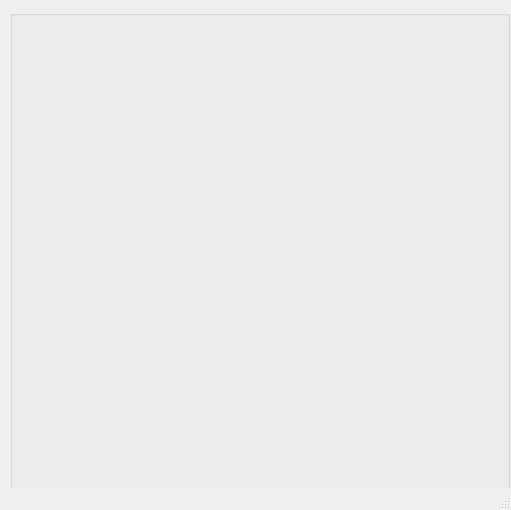
<?xml version="1.0" encoding="UTF-8"?>
<ui version="4.0">
 <class>MainWindow</class>
 <widget class="QMainWindow" name="MainWindow">
  <property name="geometry">
   <rect>
    <x>0</x>
    <y>0</y>
    <width>511</width>
    <height>510</height>
   </rect>
  </property>
  <property name="windowTitle">
   <string>MainWindow</string>
  </property>
  <widget class="QWidget" name="centralwidget">
   <widget class="QGroupBox" name="groupBox">
    <property name="geometry">
     <rect>
      <x>10</x>
      <y>10</y>
      <width>500</width>
      <height>500</height>
     </rect>
    </property>
    <property name="minimumSize">
     <size>
      <width>500</width>
      <height>500</height>
     </size>
    </property>
    <property name="maximumSize">
     <size>
      <width>500</width>
      <height>500</height>
     </size>
    </property>
    <property name="title">
     <string/>
    </property>
    <widget class="QWidget" name="gridLayoutWidget">
     <property name="geometry">
      <rect>
       <x>-10</x>
       <y>-10</y>
       <width>511</width>
       <height>501</height>
      </rect>
     </property>
     <layout class="QGridLayout" name="grid"/>
    </widget>
   </widget>
  </widget>
  <widget class="QStatusBar" name="statusbar"/>
 </widget>
 <resources/>
 <connections/>
</ui>
